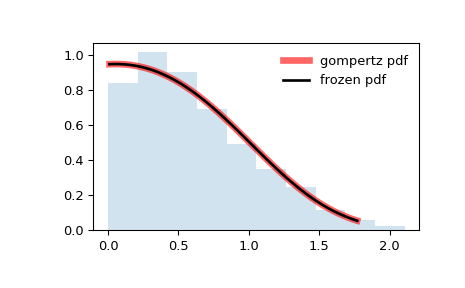

Source code (Python):
from scipy.stats import gompertz
import matplotlib.pyplot as plt
fig, ax = plt.subplots(1, 1)

# Calculate the first four moments:

c = 0.947
mean, var, skew, kurt = gompertz.stats(c, moments='mvsk')

# Display the probability density function (``pdf``):

x = np.linspace(gompertz.ppf(0.01, c),
                gompertz.ppf(0.99, c), 100)
ax.plot(x, gompertz.pdf(x, c),
       'r-', lw=5, alpha=0.6, label='gompertz pdf')

# Alternatively, the distribution object can be called (as a function)
# to fix the shape, location and scale parameters. This returns a "frozen"
# RV object holding the given parameters fixed.

# Freeze the distribution and display the frozen ``pdf``:

rv = gompertz(c)
ax.plot(x, rv.pdf(x), 'k-', lw=2, label='frozen pdf')

# Check accuracy of ``cdf`` and ``ppf``:

vals = gompertz.ppf([0.001, 0.5, 0.999], c)
np.allclose([0.001, 0.5, 0.999], gompertz.cdf(vals, c))
# True

# Generate random numbers:

r = gompertz.rvs(c, size=1000)

# And compare the histogram:

ax.hist(r, density=True, histtype='stepfilled', alpha=0.2)
ax.legend(loc='best', frameon=False)
plt.show()
